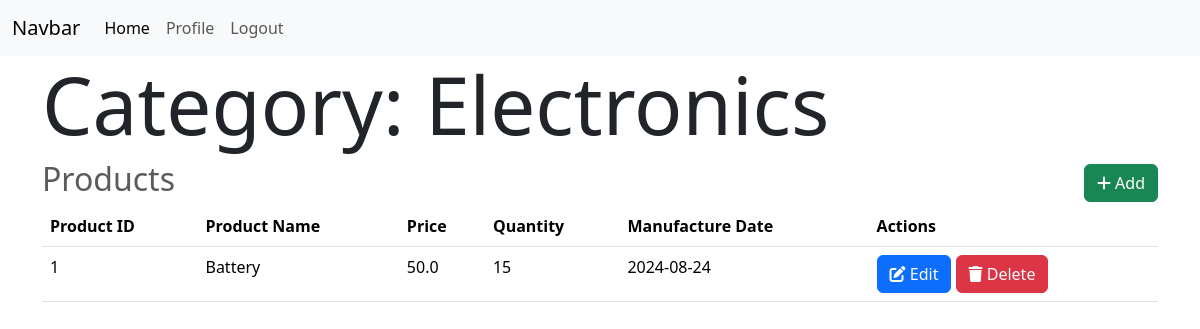
Before: /category/1/ (signed in) with the older database file.
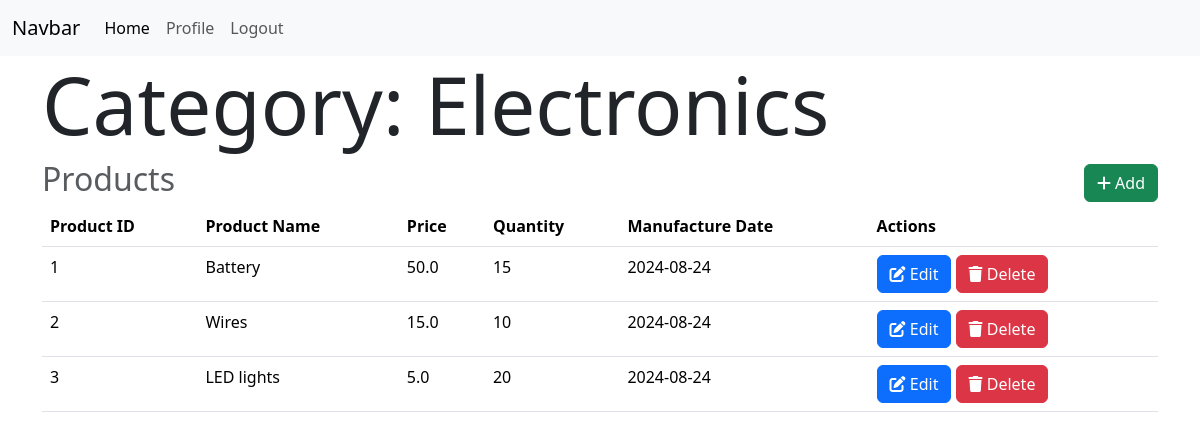
After: the same page with the newer database file.
### models.py (models this page shows)
class Category(db.Model):
    id = db.Column(db.Integer, primary_key=True)
    name = db.Column(db.String(32), unique=True)
    products = db.relationship('Product', backref='category', lazy=True, cascade="all, delete")

class Product(db.Model):
    id = db.Column(db.Integer, primary_key=True)
    name = db.Column(db.String(32), unique=True)
    price = db.Column(db.Float, nullable=False)
    category_id = db.Column(db.Integer, db.ForeignKey('category.id'),nullable=False)
    quantity = db.Column(db.Integer, nullable=False)
    man_date = db.Column(db.Date, nullable=False)
    carts = db.relationship('Cart', backref='product', lazy=True, cascade="all, delete")
    orders = db.relationship('Order', backref='product', lazy=True, cascade="all, delete")

### routes.py (the view)
@app.route('/category/<int:id>/')
@admin_required
def show_category(id):
    category = Category.query.get(id)
    if not category:
        flash('Category does not exist')
        return redirect(url_for('admin'))
    return render_template('category/show.html',category=category)

### routes.py (called while the page is built)
def admin_required(func):
    @wraps(func)
    def inner(*args, **kwargs):
        if 'user_id' not in session:
            flash('Please login to continue')
            return redirect(url_for('login'))
        user = User.query.get(session['user_id'])
        if not user.is_admin:
            flash('You are not authorized to access this page')
            return redirect(url_for('index'))
        return func(*args, **kwargs)
    return inner

### templates/category/show.html (shortened to what this page needs)
{% extends 'layout.html' %}
{% block content %}
<h1 class="display-1">Category: {{category.name}}
</h1>
<div class="heading">
<h2 class="text-muted" class="display-1">Products</h2>
    <a href="{{url_for('add_product', category_id=category.id)}}" class="btn btn-success">
        <i class="fas fa-plus"></i>
        Add
    </a>
</div>
    <table class="table">
        <thead>
            <tr>
                <th>Product ID</th>
                <th>Product Name</th>
                <th>Price</th>
                <th>Quantity</th>
                <th>Manufacture Date</th>
                <th>Actions</th>
            </tr>
        </thead>
        <tbody>
            {% for product in category.products %}
            <tr>
                <td>{{product.id}}</td>
                <td>{{product.name}}</td>
                <td>{{product.price}}</td>
                <td>{{product.quantity}}</td>
                <td>{{product.man_date}}</td>
                <td>
                    <a href="{{url_for('edit_product',id=product.id)}}" class="btn btn-primary">
                        <i class="fas fa-edit    "></i>
                        Edit
                    </a>
                    <a href="{{url_for('delete_product',id=product.id)}}" class="btn btn-danger">
                        <i class="fas fa-trash    "></i>
                        Delete
                    </a>
                </td>
            </tr>
            {% endfor %}
        </tbody>
    </table>
{% endblock %}

### templates/layout.html (shortened to what this page needs)
<!DOCTYPE html>
<html lang="en">
<head>
    <link href="https://cdn.jsdelivr.net/npm/bootstrap@5.3.3/dist/css/bootstrap.min.css" rel="stylesheet">
</head>
<body>
{% include 'navbar.html' with context %}
<div class="container">
{% block content %}
{% endblock %}
</div>
    <link rel="stylesheet" href="https://cdnjs.cloudflare.com/ajax/libs/font-awesome/6.6.0/css/all.min.css" />
</body>
</html>

### templates/navbar.html (shortened to what this page needs)
<nav class="navbar navbar-expand-lg bg-body-tertiary">
    <div class="container-fluid">
      <a class="navbar-brand" href="#">Navbar</a>
      <div class="collapse navbar-collapse" id="navbarNav">
        <ul class="navbar-nav">
            {% if 'user_id' in session %}
              <li class="nav-item">
                <a class="nav-link active" aria-current="page" href="{{url_for('index')}}">Home</a>
              </li>
              <li class="nav-item">
                <a class="nav-link" href="{{url_for('profile')}}">Profile</a>
              </li>
              <li class="nav-item">
                <a class="nav-link" href="{{url_for('logout')}}">Logout</a>
              </li>
            {% endif %}
        </ul>
      </div>
    </div>
  </nav>

### templates/category/show.html (style rules this page uses)
.heading { display: flex; flex-direction: row; justify-content: space-between; align-items:center; }

Changed rows visible on the page:
added Product: id "2", name "Wires", price "15.0", quantity "10", man_date "2024-08-24"
added Product: id "3", name "LED lights", price "5.0", quantity "20", man_date "2024-08-24"
